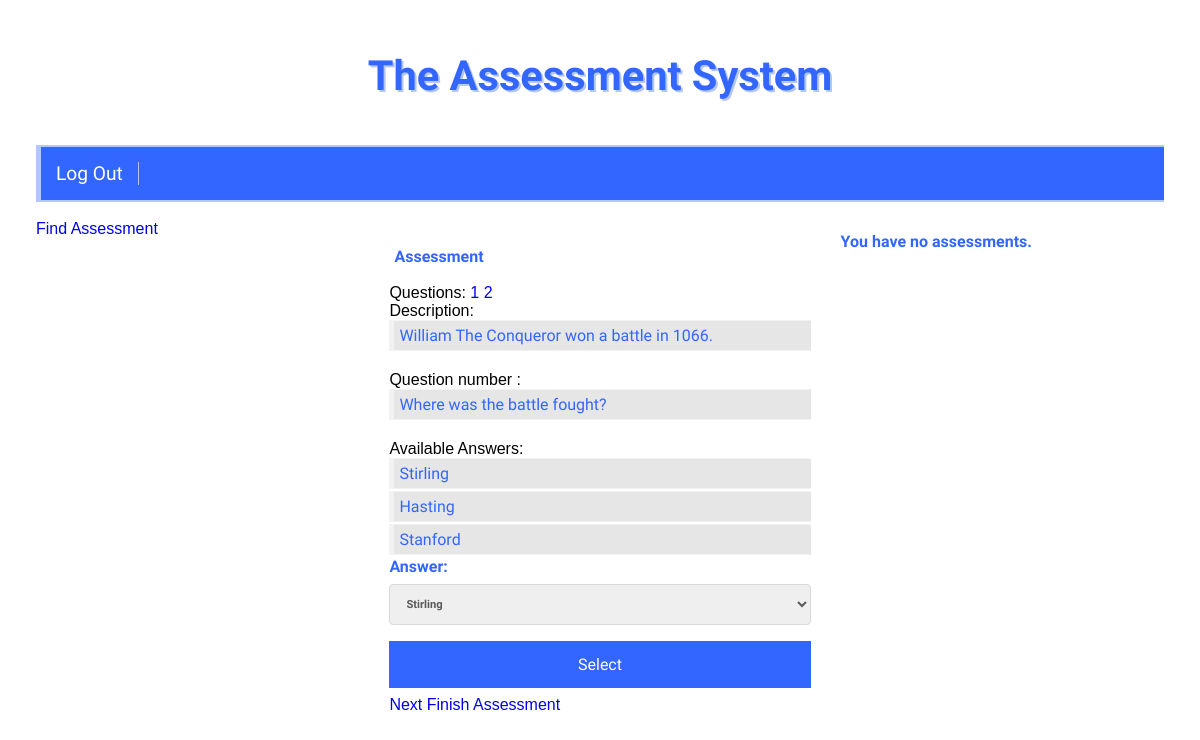
Screenshot of /start-assessment/2/question/2/ (signed in) with the database file from the repository.
### assessment/models.py (models this page shows)
class Problem(models.Model):
    creator = models.ForeignKey(settings.AUTH_USER_MODEL, on_delete=models.CASCADE, editable=False)
    assessment = models.ForeignKey(Assessment, on_delete=models.CASCADE)
    description = models.TextField(blank=True)
    question = models.CharField(max_length=255, blank=False)
    is_finished = models.BooleanField(default=False)
    def __str__(self):
        return self.question

class Answer(models.Model):
    creator = models.ForeignKey(settings.AUTH_USER_MODEL, on_delete=models.CASCADE, editable=False)
    answer = models.CharField(max_length=255)
    question = models.ForeignKey(Problem, on_delete=models.CASCADE)
    is_correct_answer = models.BooleanField(default=False)
    def __str__(self):
        return self.answer

### assessment/views.py (the view, shortened to what this page needs)
# urls.py: path('start-assessment/<int:assessment_id>/question/<int:question_id>/', views.start_assessment, name='start-assessment'),
def start_assessment(request, assessment_id, question_id, ):
    assessment = Assessment.objects.get(id=assessment_id)
    problems = Problem.objects.filter(assessment=assessment)
    current_problem = Problem.objects.get(id=question_id)
    answers_list = []
    answers = Answer.objects.filter(question=current_problem)
    correct_answer = Answer.objects.get(question=current_problem, is_correct_answer=True).answer
    answer_given = AnswerGiven.objects.filter(student=request.user, question=current_problem)
    student_answer = None
    if answer_given:
        answer_given = AnswerGiven.objects.get(student=request.user, question=current_problem)
        student_answer = answer_given.student_answer
        answer_given.save()
    for answer in answers:
        answers_list.append((answer.answer, answer.answer))
    assessment_form = CarryOutAssessmentForm(choices=answers_list,
                                             initial={
                                                 'description': current_problem.description,
                                                 'question': current_problem.question,
                                                 'answer': student_answer}
                                             )
    problems_list = list(problems)
    next_problem_in_list = None
    for problem_index in range(len(problems_list)):
        current_problem_index = problems_list.index(current_problem)
        for problem_in_list in problems_list:
            if current_problem_index == len(problems_list) - 1:
                next_problem_in_list = problems_list[0]
            else:
                next_problem_in_list = problems_list[current_problem_index + 1]
    next_problem = Problem.objects.get(question=next_problem_in_list)
    template_name = 'start_assessment.html'
    context = {
        'assessment': assessment,
        'problems': problems,
        'answers': answers,
        'assessment_form': assessment_form,
        'assessment_id': assessment_id,
        'next_problem': next_problem,
        'current_problem': current_problem,
    }
    return render(request, template_name, context)

### assessment/forms.py
class CarryOutAssessmentForm(forms.Form):
    answer = forms.ChoiceField()
    def __init__(self, choices, **kwargs):
        super(CarryOutAssessmentForm, self).__init__(**kwargs)
        self.fields['answer'].choices = choices

### assessment/templates/assessment/start_assessment.html (shortened to what this page needs)
{% extends 'home.html' %}
{% block main-content-student %}
<h2>Assessment</h2>
<br>Questions:
{% for problem in problems %}
<a href="{% url 'start-assessment' assessment_id=assessment_id question_id=problem.id %}">{{ forloop.counter }}</a>
{% endfor %}
{% if current_problem.description != '' %}
<br>Description:
{% endif %}
<ul>{{ current_problem.description }}</ul>
<br>Question number :
<ul>{{ current_problem }}</ul>
<br>Available Answers:
{% for answer in answers %}
<ul>{{ answer }}</ul>
{% endfor %}
<form action="{% url 'start-assessment' assessment_id=assessment_id question_id=current_problem.id %}" method="post">
    {{ assessment_form }}
    <input type="submit" value="Select">
</form>
<a href="{% url 'start-assessment' assessment_id=assessment_id question_id=next_problem.id %}">Next</a>
<a href="{% url 'finish-assessment' assessment_id=assessment_id %}">Finish Assessment</a>
{% endblock %}

### assessmentsystem/static/assessmentsystem/css/style.css (style rules this page uses)
* { box-sizing: border-box; }
body { font-family: sans-serif; margin-left: 3%; margin-right: 3%; background-image: url("/static/assessmentsystem/images/pxfuel.com.jpg") 100 0 no-repeat fixed; }
a:link { text-decoration: none; }
ul { font-family: 'Rosario'; color: #3366ff; font-size: 100%; list-style-type: none; padding: 5px; background-color: #e6e6e6; margin-block-start: 0px; margin-block-end: 2px; border-left: 5px solid #f2f2f2; border-bottom: 1px solid #f2f2f2; border-top: 1px solid #f2f2f2; }
h2 { font-family: 'Armata'; font-size: 130%; margin-top: 0px; }
label { font-family: 'Armata'; font-size: 100%; font-weight: bold; margin-top: 0px; color: #3366ff; }
input[type=text], select { font-family: 'Armata'; color: #595959; font-weight: bold; width: 100%; padding: 12px 12px; margin: 8px 0; display: inline-block; border: 1px solid #d9d9d9; border-radius: 4px; box-sizing: border-box; font-size: 70%; }
input[type=submit] { font-family: 'Armata'; font-size: 100%; width: 100%; background-color: #3366ff; color: white; padding: 14px 20px; margin: 8px 0; border: none; cursor: pointer; }
h2 { font-family: 'Armata'; font-size: 100%; font-weight: bold; margin-top: 30px; margin-bottom: 0px; color: #3366ff; border-left: 5 solid #3366ff; padding-left: 5px; }

### rows the page displays
Problem: description "William The Conqueror won a battle in 1066.", question "Where was the battle fought?"
Answer: answer "Stirling"
Answer: answer "Hasting"
Answer: answer "Stanford"
